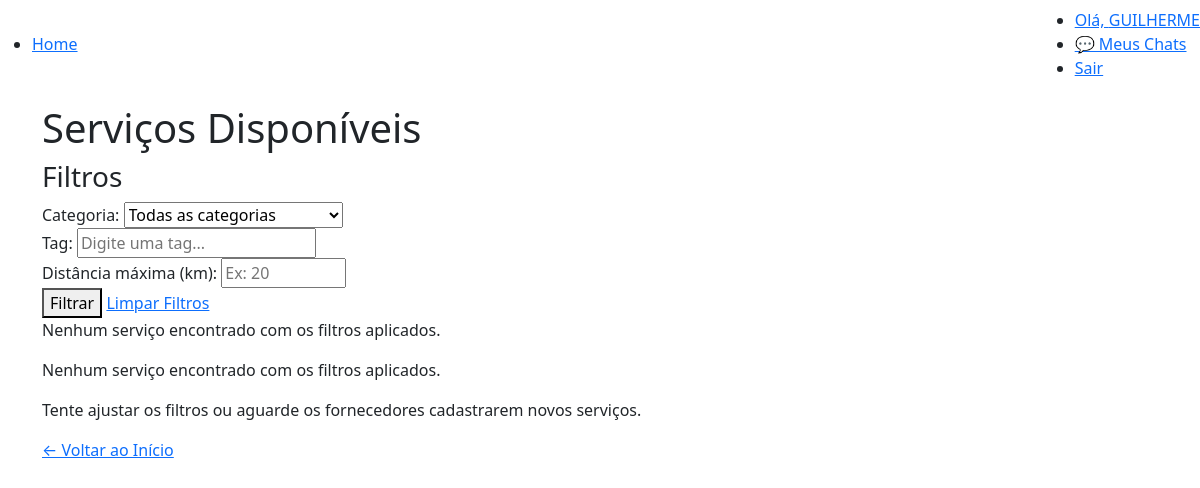
/servicos/todos/ (signed in), run on an earlier commit of the app's database.
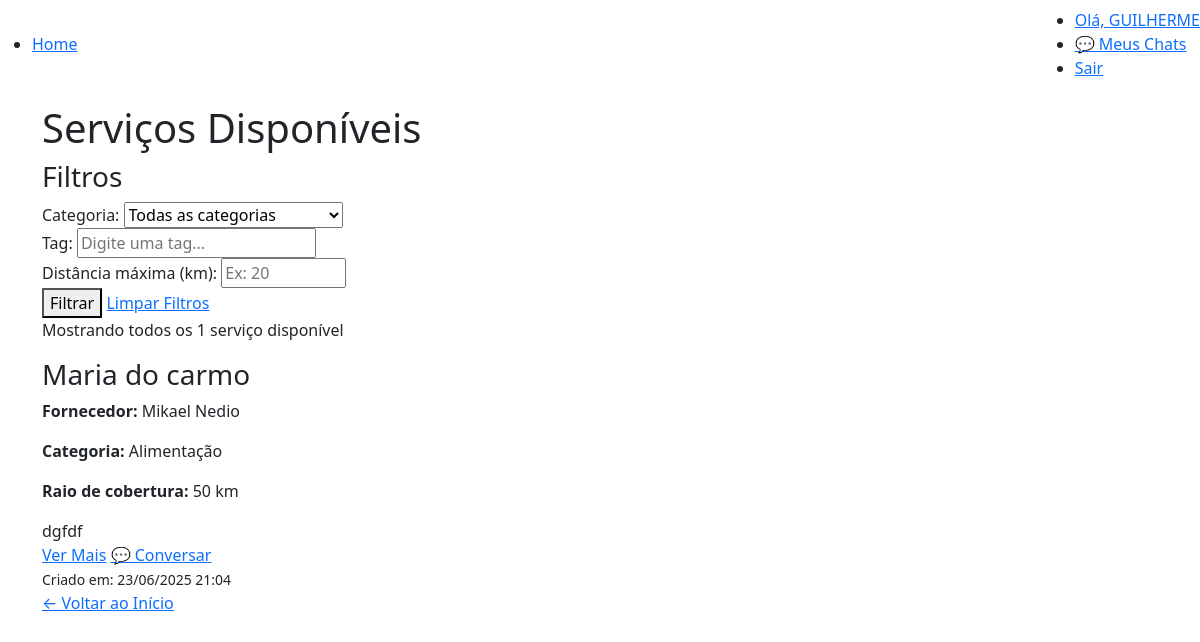
And on a later commit of the database.
### servicos/models.py (models this page shows, shortened)
class Servico(models.Model):
    fornecedor = models.ForeignKey(Fornecedor, on_delete=models.CASCADE, related_name='servicos')
    nome = models.CharField(max_length=200)
    descricao = models.TextField()
    tags = models.JSONField(default=list, blank=True)
    ativo = models.BooleanField(default=True)
    data_criacao = models.DateTimeField(auto_now_add=True)
    data_atualizacao = models.DateTimeField(auto_now=True)
    class Meta:
        verbose_name = 'Serviço'
        verbose_name_plural = 'Serviços'
        ordering = ['-data_criacao']
    def get_tags_list(self):
        if isinstance(self.tags, str):
            try:
                return json.loads(self.tags)
            except:
                return []
        return self.tags or []
    @property
    def tem_imagens(self):
        return self.imagens.exists()

### usuarios/models.py (models this page shows, shortened)
class Fornecedor(models.Model):
    CATEGORIA_CHOICES = [
        ('alimentacao', 'Alimentação'),
        ('decoracao', 'Decoração'),
        ('logistica', 'Logística'),
        ('musica', 'Música e Entretenimento'),
        ('fotografia', 'Fotografia e Vídeo'),
        ('locacao', 'Locação de Equipamentos'),
        ('seguranca', 'Segurança'),
        ('outros', 'Outros'),
    ]
    user = models.OneToOneField(User, on_delete=models.CASCADE)
    cep = models.CharField(max_length=9, help_text="CEP no formato 00000-000", default='N/D')
    estado = models.CharField(max_length=2, default='N/D')
    cidade = models.CharField(max_length=100, default='N/D')
    bairro = models.CharField(max_length=100, default='N/D')
    logradouro = models.CharField(max_length=200, default='N/D')
    numero = models.CharField(max_length=10, default='N/D')
    complemento = models.CharField(max_length=100, blank=True, null=True)
    telefone = models.CharField(max_length=20, default='N/D')
    categoria = models.CharField(max_length=20, choices=CATEGORIA_CHOICES, default='outros')
    latitude = models.DecimalField(max_digits=9, decimal_places=6, null=True, blank=True)
    longitude = models.DecimalField(max_digits=9, decimal_places=6, null=True, blank=True)
    raio_cobertura = models.PositiveIntegerField(
        default=50,
        help_text="Raio de cobertura em quilômetros (0 = sem limite)"
    )
    def tem_cobertura_ilimitada(self):
        return self.raio_cobertura == 0

### servicos/views.py (the view, shortened to what this page needs)
# urls.py: path('todos/', views.todos_servicos, name='todos_servicos'),
@login_required
def todos_servicos(request):
    try:
        organizador = Organizador.objects.get(user=request.user)
    except Organizador.DoesNotExist:
        messages.error(request, 'Acesso restrito apenas para organizadores.')
        return redirect('index')
    servicos = Servico.objects.filter(ativo=True).select_related('fornecedor__user').order_by('-data_criacao')
    categoria = request.GET.get('categoria', 'todas')
    if categoria != 'todas':
        servicos = servicos.filter(fornecedor__categoria=categoria)
    tag_busca = request.GET.get('tag', '').strip()
    servicos_filtrados = []
    for servico in servicos:
        atende, distancia = verificar_cobertura_fornecedor(servico.fornecedor, organizador)
        if atende:
            servico.distancia_km = distancia  #Adicionar distância ao objeto para usar no template
            servicos_filtrados.append(servico)
    servicos = servicos_filtrados
    distancia_maxima = request.GET.get('distancia_maxima', '').strip()
    categorias_disponiveis = Fornecedor.CATEGORIA_CHOICES
    return render(request, 'pages/todos_servicos.html', {
        'servicos': servicos,
        'organizador': organizador,
        'categorias_disponiveis': categorias_disponiveis,
        'categoria_atual': categoria,
        'tag_atual': tag_busca,
        'distancia_maxima': distancia_maxima
    })

### usuarios/utils.py (called while the page is built)
def haversine(lat1, lon1, lat2, lon2):
    R = 6371  #raio da Terra em km
    lat1_rad = math.radians(float(lat1))
    lon1_rad = math.radians(float(lon1))
    lat2_rad = math.radians(float(lat2))
    lon2_rad = math.radians(float(lon2))
    dlat = lat2_rad - lat1_rad
    dlon = lon2_rad - lon1_rad
    a = (
        math.sin(dlat / 2) ** 2 +
        math.cos(lat1_rad) *
        math.cos(lat2_rad) *
        math.sin(dlon / 2) ** 2
    )
    c = 2 * math.asin(math.sqrt(a))
    return R * c  # distância em km

def calcular_distancia_entre_usuarios(usuario1, usuario2):
    if (not usuario1.latitude or not usuario1.longitude or
        not usuario2.latitude or not usuario2.longitude):
        return None
    try:
        distancia = haversine(
            usuario1.latitude, usuario1.longitude,
            usuario2.latitude, usuario2.longitude
        )
        return distancia
    except Exception as e:
        logger.error(f"Erro ao calcular distância: {e}")
        return None

### servicos/templates/pages/todos_servicos.html (shortened to what the changed rows need)
{% extends 'base.html' %}
{% block content %}
    <div class="container servicos-page">
        <h1>Serviços Disponíveis</h1>
        <div class="resultados-info">
            {% if servicos %}
                {% if categoria_atual != 'todas' or tag_atual or distancia_maxima %}
                    <p>Mostrando {{ servicos|length }} serviço{{ servicos|length|pluralize:"s" }} encontrado{{ servicos|length|pluralize:"s" }}
                    {% if categoria_atual != 'todas' %}
                        na categoria "{{ categoria_atual|title }}"
                    {% endif %}
                    {% if tag_atual %}
                        {% if categoria_atual != 'todas' %} e {% else %} com {% endif %}tag "{{ tag_atual }}"
                    {% endif %}
                    {% if distancia_maxima %}
                        {% if categoria_atual != 'todas' or tag_atual %} e {% else %} com {% endif %}distância máxima de {{ distancia_maxima }} km
                    {% endif %}
                    </p>
                {% else %}
                    <p>Mostrando todos os {{ servicos|length }} serviço{{ servicos|length|pluralize:"s" }} disponível{{ servicos|length|pluralize:"s" }}</p>
                {% endif %}
            {% else %}
                <p>Nenhum serviço encontrado com os filtros aplicados.</p>
            {% endif %}
        </div>
        {% if servicos %}
            <div class="servicos-grid">
                {% for servico in servicos %}
                    <div class="servico-card">
                        <h3>{{ servico.nome }}</h3>
                        <div class="fornecedor-info">
                            <p><strong>Fornecedor:</strong> {{ servico.fornecedor.user.get_full_name|default:servico.fornecedor.user.username }}</p>
                            <p><strong>Categoria:</strong> {{ servico.fornecedor.get_categoria_display }}</p>
                            {% if not servico.fornecedor.tem_cobertura_ilimitada %}
                                <p><strong>Raio de cobertura:</strong> {{ servico.fornecedor.raio_cobertura }} km</p>
                            {% else %}
                                <p><strong>Raio de cobertura:</strong> Ilimitado</p>
                            {% endif %}
                        </div>
                        {% if servico.tags %}
                        <div class="servico-tags">
                            {% for tag in servico.get_tags_list|slice:":3" %}
                                <span class="tag">{{ tag }}</span>
                            {% endfor %}
                        </div>
                        {% endif %}
                        <div class="servico-actions">
                            <a href="{% url 'visualizar_servico' servico.id %}" class="btn-primary">Ver Mais</a>
                            <a href="{% url 'chat_room' servico.fornecedor.user.username %}" class="btn-secondary">💬 Conversar</a>
                        </div>
                        <div class="servico-meta">
                            <small>Criado em: {{ servico.data_criacao|date:"d/m/Y H:i" }}</small>
                        </div>
                    </div>
                {% endfor %}
            </div>
        {% else %}
            <div class="empty-state">
                <p>Nenhum serviço encontrado com os filtros aplicados.</p>
                <p>Tente ajustar os filtros ou aguarde os fornecedores cadastrarem novos serviços.</p>
            </div>
        {% endif %}
    </div>
{% endblock %}

What changed in the data, as far as the page shows it:
added Servico: nome "Maria do carmo", fornecedor.user.get_full_name "Mikael Nedio", fornecedor.categoria "Alimentação", fornecedor.raio_cobertura "50", get_tags_list "dgfdf", data_criacao "23/06/2025 21:04"
Also different on the page:
{{ servicos|length }}: (not shown) → "1"
text no longer shown: "Nenhum serviço encontrado com os filtros aplicados. Nenhum serviço encontrado com os filtros aplicados. Tente ajustar os filtros ou aguarde os fornecedores cadastrarem novos serviços."
text now shown: "Mostrando todos os serviço disponível"
